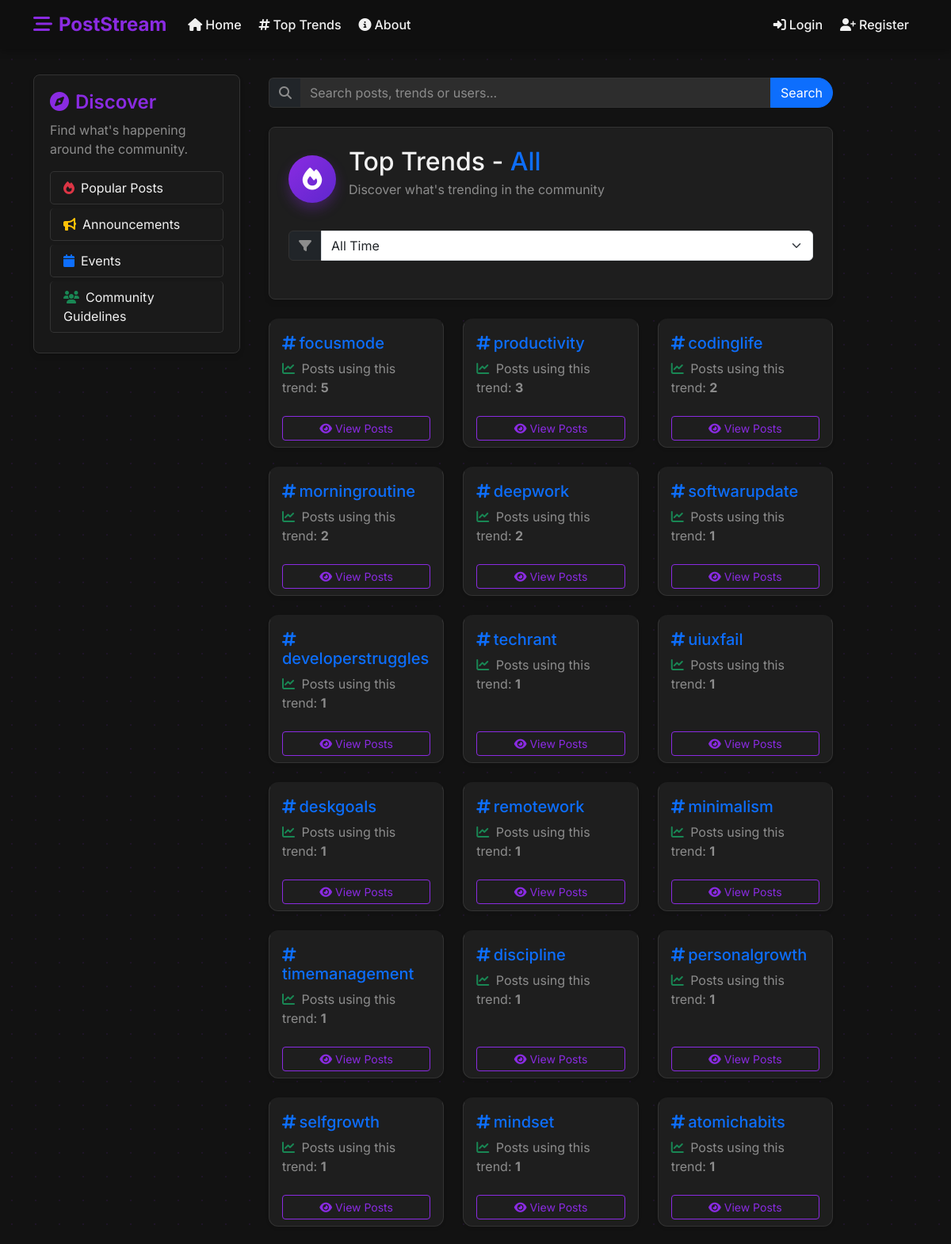
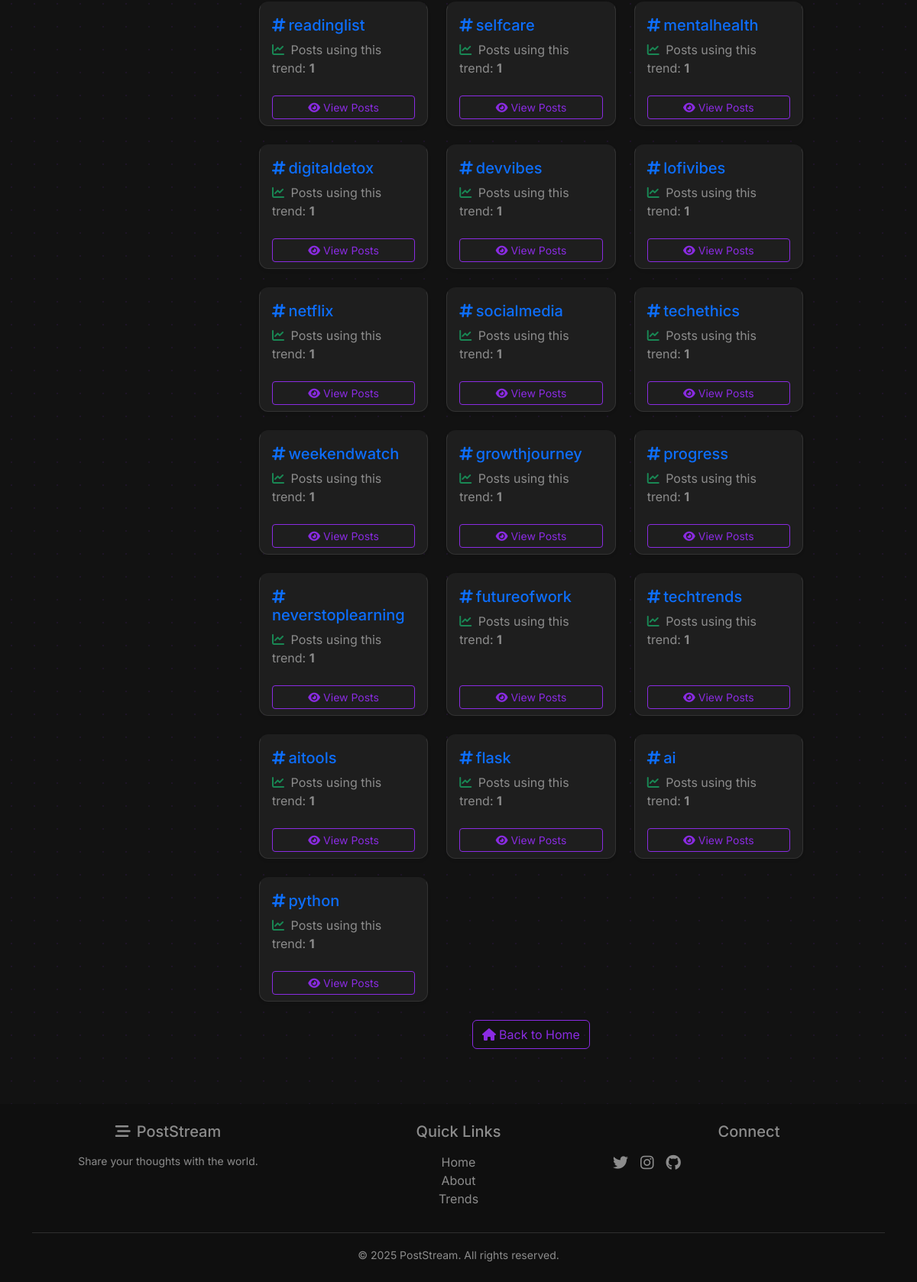
The page /trends on the database its author committed (2 pictures, top to bottom).
### flaskblog/models.py (models this page shows)
class Trend(db.Model):
    id = db.Column(db.Integer, primary_key=True)
    name = db.Column(db.String(30), unique=True, nullable=False)
    posts = db.relationship('Posts', secondary=post_trend, back_populates='trends')

### flaskblog/routes.py (the view)
@app.route('/trends')
def trends():
    filter_option = request.args.get('filter', 'all')
    now = datetime.utcnow()
    if filter_option == 'today':
        start_date = now.replace(hour=0, minute=0, second=0, microsecond=0)
    elif filter_option == '7days':
        start_date = now - timedelta(days=7)
    elif filter_option == '30days':
        start_date = now - timedelta(days=30)
    else:
        start_date = None
    if start_date:
        trends_with_count = (
            db.session.query(Trend, db.func.count(Posts.id).label('post_count'))
            .join(Trend.posts)
            .filter(Posts.date_posted >= start_date)
            .group_by(Trend.id)
            .order_by(db.desc('post_count'))
            .all()
        )
    else:
        trends_with_count = (
            db.session.query(Trend, db.func.count(Posts.id).label('post_count'))
            .join(Trend.posts)
            .group_by(Trend.id)
            .order_by(db.desc('post_count'))
            .all()
        )
    return render_template('trends.html', trends_with_count=trends_with_count, filter=filter_option)

### flaskblog/templates/trends.html (shortened to what this page needs)
{% extends "layout.html" %}
{% block content %}
<div class="container mt-1 mb-4">
  <form action="{{ url_for('search_results') }}" method="GET" class="d-flex">
    <div class="input-group">
      <span class="input-group-text bg-dark border-end-0">
        <i class="fas fa-search text-muted"></i>
      </span>
      <input class="form-control border-start-0" type="search" name="query" placeholder="Search posts, trends or users..." aria-label="Search" required>
      <button class="btn btn-primary" type="submit">Search</button>
    </div>
  </form>
</div>
<div class="container mt-4">
  <div class="content-section p-4 mb-4">
    <div class="d-flex align-items-center mb-4">
      <div class="trend-icon me-3 p-3 rounded-circle bg-danger">
        <i class="fas fa-fire text-white fs-3"></i>
      </div>
      <div>
        <h2 class="mb-0">Top Trends - <span class="text-primary">{{ filter|capitalize }}</span></h2>
        <p class="text-muted mt-1">Discover what's trending in the community</p>
      </div>
    </div>
    <form method="get" class="mb-4">
      <div class="input-group w-auto">
        <span class="input-group-text bg-dark"><i class="fas fa-filter text-muted"></i></span>
        <select name="filter" onchange="this.form.submit()" class="form-select">
          <option value="all" {% if filter == 'all' %}selected{% endif %}>All Time</option>
        </select>
      </div>
    </form>
  </div>
  {% if trends_with_count %}
    <div class="row row-cols-1 row-cols-sm-2 row-cols-md-3 g-4">
      {% for trend, count in trends_with_count %}
      <div class="col">
        <div class="card shadow-sm h-100 trend-card">
          <div class="card-body">
            <h5 class="card-title">
              <a href="{{ url_for('trend_posts', name=trend.name) }}" class="text-decoration-none text-primary">
                <i class="fas fa-hashtag me-1"></i>{{ trend.name }}
              </a>
            </h5>
            <p class="card-text text-muted">
              <i class="fas fa-chart-line me-1 text-success"></i>
              Posts using this trend: <span class="fw-bold">{{ count }}</span>
            </p>
          </div>
          <div class="card-footer bg-transparent border-0">
            <a href="{{ url_for('trend_posts', name=trend.name) }}" class="btn btn-sm btn-outline-primary w-100">
              <i class="fas fa-eye me-1"></i>View Posts
            </a>
          </div>
        </div>
      </div>
      {% endfor %}
    </div>
  {% else %}
    <div class="alert alert-info">
      <i class="fas fa-info-circle me-2"></i>No trends found for this filter.
    </div>
  {% endif %}
  <div class="mt-4 text-center">
    <a href="{{ url_for('home') }}" class="btn btn-outline-primary">
      <i class="fas fa-home me-1"></i>Back to Home
    </a>
  </div>
</div>
{% endblock content %}

### flaskblog/static/main.css (style rules this page uses)
:root { --dark-bg: #121212; --dark-card: #1e1e1e; --dark-input: #2d2d2d; --accent-primary: #8a2be2; --accent-secondary: #5f27cd; --accent-info: #00d2d3; --accent-success: #00b894; --accent-warning: #fdcb6e; --accent-danger: #ff6b6b; --text-primary: #f1f1f1; --text-secondary: #b3b3b3; --text-muted: #8c8c8c; --border-color: #333333; }
body { background-color: var(--dark-bg); color: var(--text-primary); font-family: 'Inter', -apple-system, BlinkMacSystemFont, 'Segoe UI', Roboto, Oxygen, Ubuntu, sans-serif; }
.content-section { background-color: var(--dark-card); border-radius: 8px; padding: 20px; border: 1px solid var(--border-color); margin-bottom: 20px; box-shadow: 0 4px 6px rgba(0, 0, 0, 0.1); transition: transform 0.2s ease, box-shadow 0.2s ease; }
.form-control { background-color: var(--dark-input); border: 1px solid var(--border-color); color: var(--text-primary); }
.form-control::placeholder { color: var(--text-muted); }
.input-group-text { background-color: var(--dark-input); border-color: var(--border-color); color: var(--text-muted); }
.btn-outline-primary { color: var(--accent-primary); border-color: var(--accent-primary); }
a { color: var(--accent-primary); text-decoration: none; transition: all 0.2s ease; }
.text-muted { color: var(--text-muted) !important; }
.card { background-color: var(--dark-card); border-color: var(--border-color); }
.card-body { color: var(--text-primary); }
.input-group .form-control { border-radius: 20px 0 0 20px; }
.input-group .btn { border-radius: 0 20px 20px 0; }
body::before { content: ""; position: fixed; top: 0; left: 0; height: 100%; width: 100%; background-image: radial-gradient(rgba(138, 43, 226, 0.1) 1px, transparent 1px); background-size: 30px 30px; z-index: -1; }
.btn-outline-primary, .btn-outline-info, .btn-outline-secondary { transition: all 0.2s ease; }
.trend-card { transition: all 0.3s ease; }
.trend-icon, .comment-icon { width: 60px; height: 60px; display: flex; align-items: center; justify-content: center; box-shadow: 0 5px 15px rgba(0, 0, 0, 0.2); }
.trend-card { transition: all 0.3s cubic-bezier(0.175, 0.885, 0.32, 1.275); border-radius: 12px; overflow: hidden; border-top: 3px solid transparent; }
.trend-icon { width: 60px; height: 60px; display: flex; align-items: center; justify-content: center; background: linear-gradient(135deg, #8a2be2, #5f27cd); color: white; border-radius: 50%; box-shadow: 0 8px 16px rgba(138, 43, 226, 0.3); transition: all 0.3s ease; }
.input-group .form-control { transition: all 0.3s ease; }

### rows shown on the page
Trend: name "focusmode", count "5"
Trend: name "productivity", count "3"
Trend: name "codinglife", count "2"
Trend: name "morningroutine", count "2"
Trend: name "deepwork", id "2"
Trend: name "softwarupdate", count "1"
Trend: name "developerstruggles", count "1"
Trend: name "techrant", count "1"
Trend: name "uiuxfail", count "1"
Trend: name "deskgoals", count "1"
Trend: name "remotework", count "1"
Trend: name "minimalism", count "1"
Trend: name "timemanagement", count "1"
Trend: name "discipline", count "1"
Trend: name "personalgrowth", count "1"
Trend: name "selfgrowth", count "1"
Trend: name "mindset", count "1"
Trend: name "atomichabits", count "1"
Trend: name "readinglist", count "1"
Trend: name "selfcare", count "1"
Trend: name "mentalhealth", count "1"
Trend: name "digitaldetox", count "1"
Trend: name "devvibes", count "1"
Trend: name "lofivibes", count "1"
Trend: name "netflix", count "1"
Trend: name "socialmedia", count "1"
Trend: name "techethics", count "1"
Trend: name "weekendwatch", count "1"
Trend: name "growthjourney", count "1"
Trend: name "progress", count "1"
Trend: name "neverstoplearning", count "1"
Trend: name "futureofwork", count "1"
Trend: name "techtrends", count "1"
Trend: name "aitools", count "1"
Trend: name "flask", count "1"
Trend: name "ai", count "1"
Trend: name "python", count "1"

### other values the page prints
{{ filter|capitalize }} "All"
